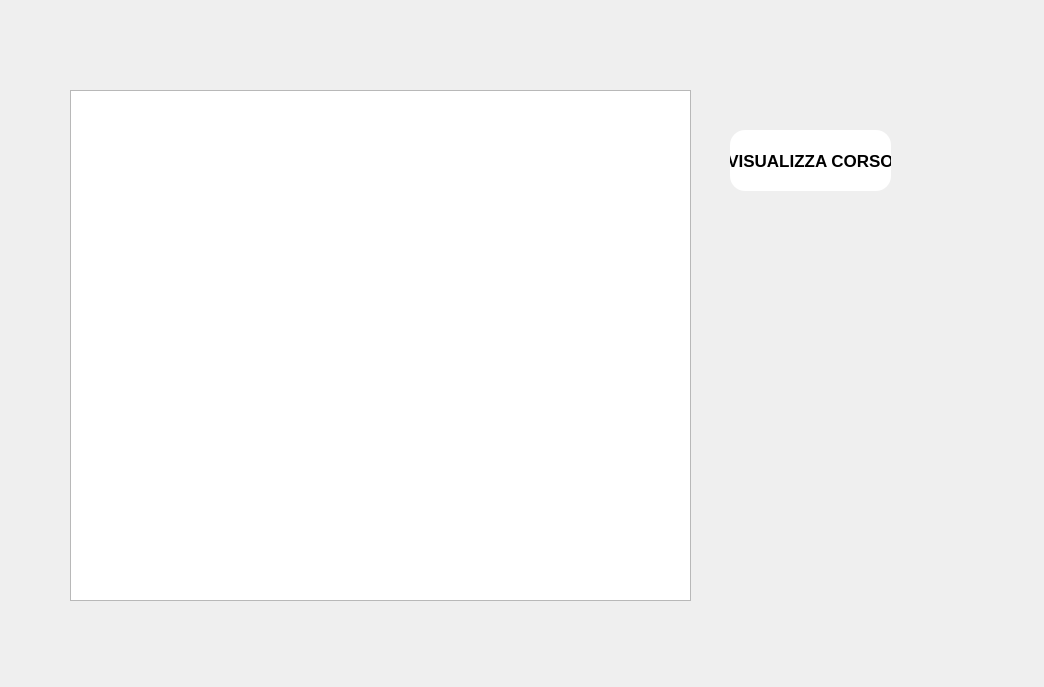
<?xml version="1.0" encoding="UTF-8"?>
<ui version="4.0">
 <class>Form</class>
 <widget class="QWidget" name="Form">
  <property name="geometry">
   <rect>
    <x>0</x>
    <y>0</y>
    <width>1044</width>
    <height>687</height>
   </rect>
  </property>
  <property name="minimumSize">
   <size>
    <width>1044</width>
    <height>687</height>
   </size>
  </property>
  <property name="maximumSize">
   <size>
    <width>1044</width>
    <height>687</height>
   </size>
  </property>
  <property name="windowTitle">
   <string>Vista Corsi</string>
  </property>
  <widget class="QLabel" name="label">
   <property name="geometry">
    <rect>
     <x>0</x>
     <y>0</y>
     <width>1044</width>
     <height>687</height>
    </rect>
   </property>
   <property name="text">
    <string/>
   </property>
   <property name="pixmap">
    <pixmap>GestisciIscrittiCorso.png</pixmap>
   </property>
  </widget>
  <widget class="QWidget" name="verticalLayoutWidget">
   <property name="geometry">
    <rect>
     <x>70</x>
     <y>90</y>
     <width>621</width>
     <height>511</height>
    </rect>
   </property>
   <layout class="QVBoxLayout" name="verticalLayout">
    <item>
     <widget class="QListView" name="list_view"/>
    </item>
   </layout>
  </widget>
  <widget class="QPushButton" name="button_visualizzaCorso">
   <property name="geometry">
    <rect>
     <x>730</x>
     <y>130</y>
     <width>161</width>
     <height>61</height>
    </rect>
   </property>
   <property name="font">
    <font>
     <family>Arial</family>
     <pointsize>13</pointsize>
     <bold>true</bold>
    </font>
   </property>
   <property name="styleSheet">
    <string notr="true">color: black;
background-color: white;
border-radius: 15px;</string>
   </property>
   <property name="text">
    <string>VISUALIZZA CORSO</string>
   </property>
  </widget>
 </widget>
 <resources>
  <include location="GestisciIscrittiCorsi.qrc"/>
 </resources>
 <connections/>
</ui>
